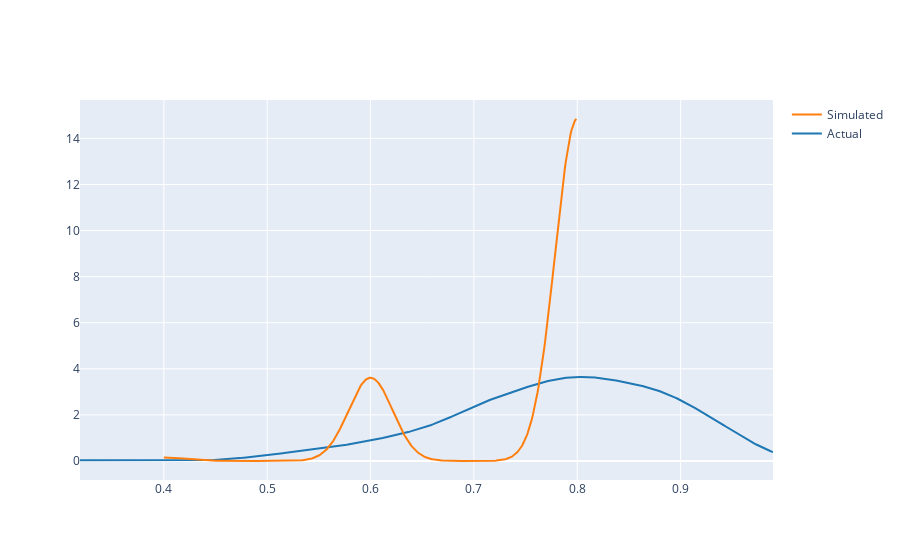

Notebook cell for this chart:
### Markdown cell above
<img src="images/ch6_sim_6.png" width=300/>

### Code cell
ff.create_distplot([np.random.beta(11,3, 1000), sample_ps], ['Actual', 'Simulated'], show_hist=False, show_rug=False)

### Figure 1 — Plotly figure (JSON) as saved in the notebook; plotly's stock layout.template omitted (floating-point values rounded to 4 significant figures; data arrays with more than 128 entries replaced by an {"elided": "..."} marker saying what was removed)
{"data": [{"legendgroup": "Actual", "marker": {"color": "rgb(31, 119, 180)"}, "mode": "lines", "name": "Actual", "showlegend": true, "type": "scatter", "x": {"elided": "500 float values"}, "xaxis": "x", "y": {"elided": "500 float values"}, "yaxis": "y"}, {"legendgroup": "Simulated", "marker": {"color": "rgb(255, 127, 14)"}, "mode": "lines", "name": "Simulated", "showlegend": true, "type": "scatter", "x": {"elided": "500 float values"}, "xaxis": "x", "y": {"elided": "500 float values"}, "yaxis": "y"}], "layout": {"barmode": "overlay", "hovermode": "closest", "legend": {"traceorder": "reversed"}, "xaxis": {"anchor": "y2", "domain": [0, 1], "zeroline": false}, "yaxis": {"anchor": "free", "domain": [0, 1], "position": 0}}}
